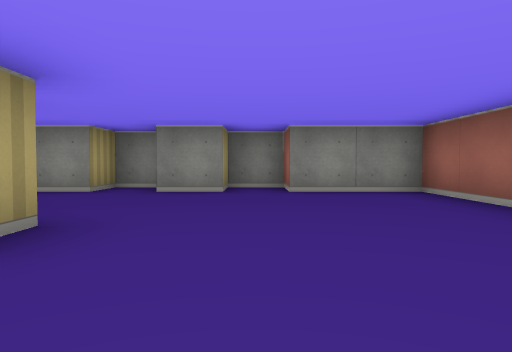
View 1 (above)

12 first-person views from a walk through a cub3D ray-caster map. The camera is about half as high as the walls, tilts 2° down and sees 70° across. The floor is counted in squares. Each view is taken from the middle of a square. On the plan, view 1 faces up. The plan holds only what a view shows up to about 9 squares ahead; the rest is blank. The place goes on beyond the plan.

View 2
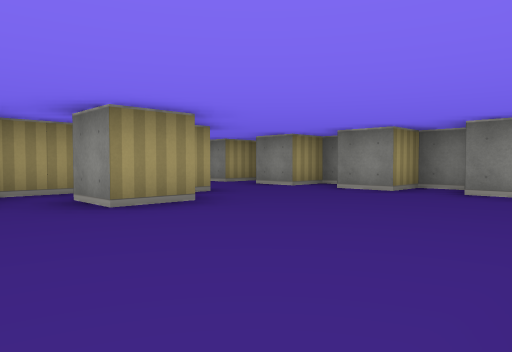

View 3
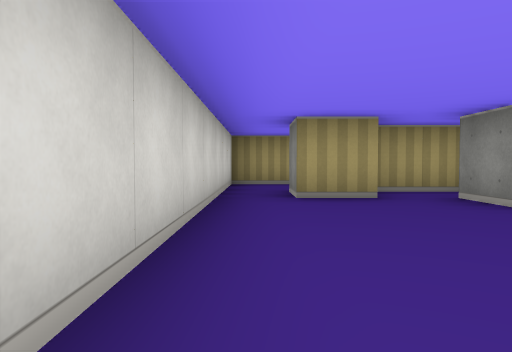

View 4
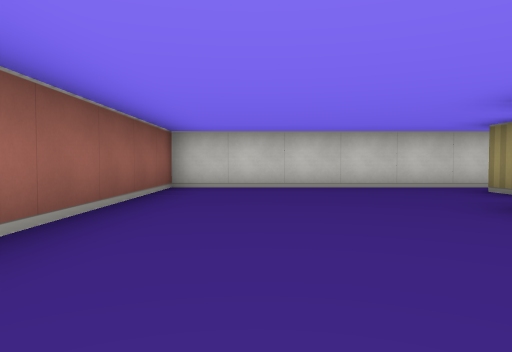

View 5
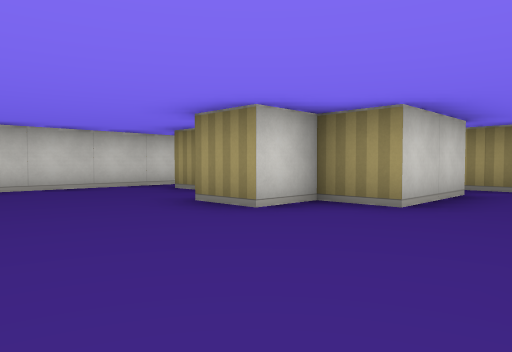

View 6
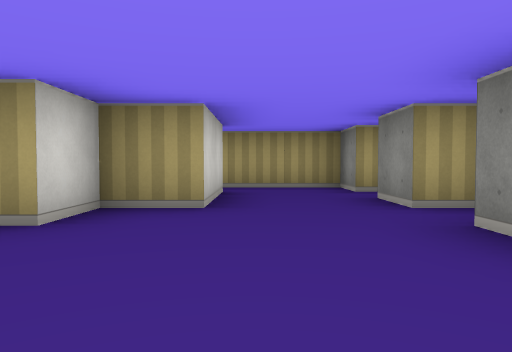

View 7
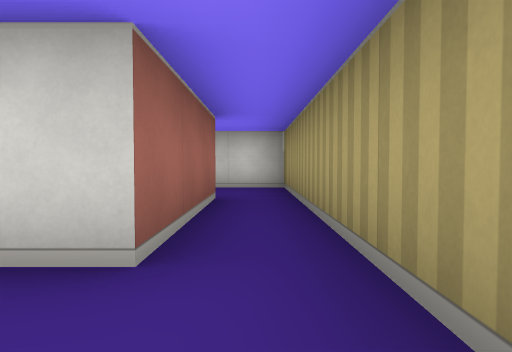

View 8
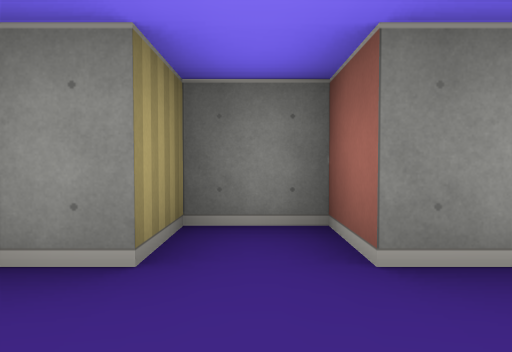

View 9
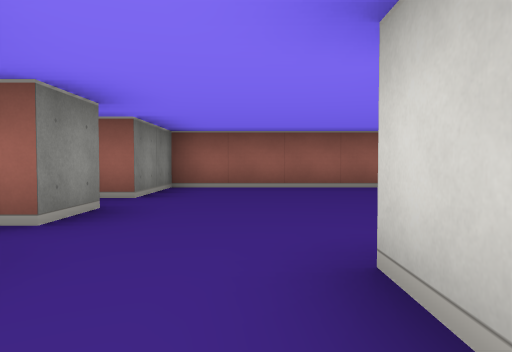

View 10
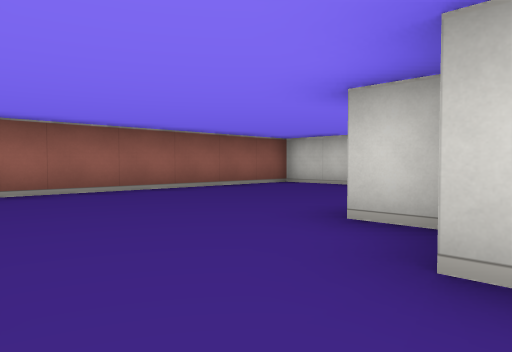

View 11
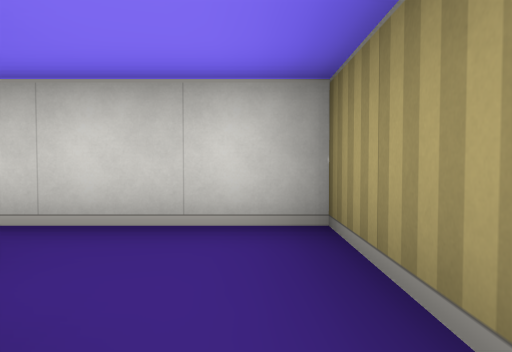

View 12
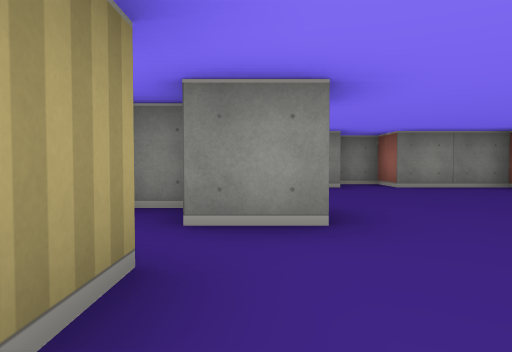

### Floor plan
Ten units are one square. View 1 is at (0, 0); x grows to the right and y downward. Boxes are objects, and circles mark ways between rooms. Rooms are numbered by the first view taken in them; rooms with no view inside come last. Other rooms are left out.
<svg viewBox="-60 -70 90 90">
<path fill="none" stroke="#000" d="M-35 -21 -35 -8M-25 -5 -25 5 -34 5M-45 -35 -25 -35 -25 -25 -15 -25 -15 -15 -25 -15M-18 -65 -25 -65 -25 -55 -35 -55 -35 -65 -45 -65 -45 -55 -55 -55 -55 -35M-35 15 25 15 25 -55 5 -55 5 -65 -5 -65 -5 -55 -15 -55 -15 -59M-45 -5 -45 -35M-55 -35 -55 15 -35 15"/>
<circle cx="-40" cy="10" r="3" fill="#2a7"/>
<circle cx="-50" cy="-30" r="3" fill="#2a7"/>
<text x="-10" y="-30">1</text>
<text x="-50" y="-10">2</text>
</svg>
Room 1 opens to room 2.

Where each view was taken, in squares from view 1:
view 1: 0 up, 0 right, facing up
view 2: 0 up, 2 right, facing up-left
view 3: 1 down, 2 right, facing left
view 4: 5 up, 1 right, facing down
view 5: 5 up, 1 right, facing down-left
view 6: 4 up, 1 right, facing left
view 7: 5 up, 5 left, facing down
view 8: 4 up, 4 left, facing up
view 9: 4 up, 4 left, facing right
view 10: 5 up, 3 left, facing down-right
view 11: 1 up, 5 left, facing down
view 12: 1 down, 2 left, facing up
